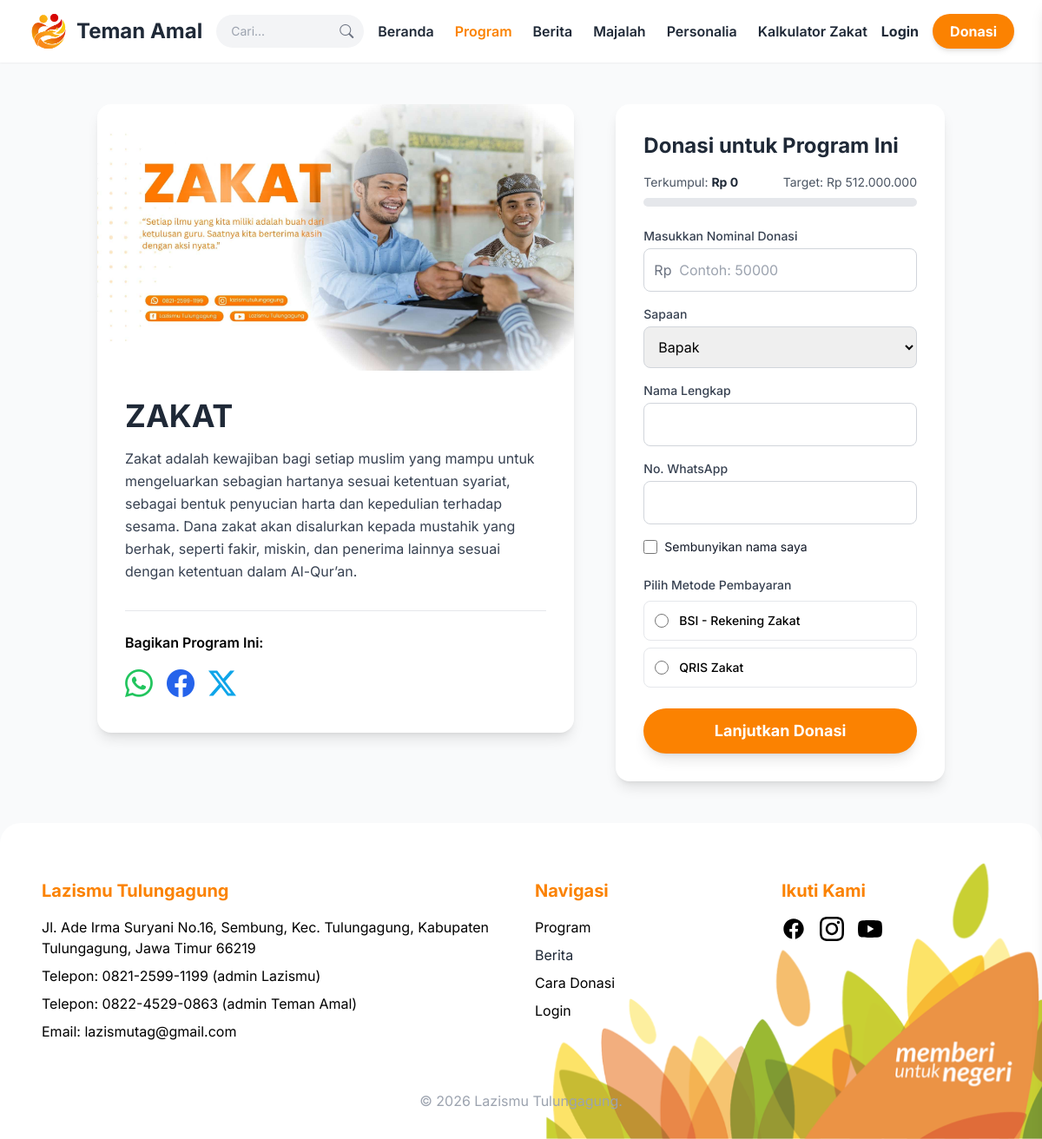
The page /program/21 on the database its author committed.
### tables this page shows
CREATE TABLE `program` (
  `id` int(11) NOT NULL,
  `nama_program` varchar(255) NOT NULL,
  `slug` varchar(255) DEFAULT NULL,
  `deskripsi` text NOT NULL,
  `kategori` enum('Infak','Zakat') NOT NULL DEFAULT 'Infak',
  `metode_pembayaran_ids` text DEFAULT NULL,
  `pilar` enum('PILAR PENDIDIKAN','PILAR DAKWAH','PILAR KESEHATAN','PILAR EKONOMI','PILAR SOSIAL KEMANUSIAAN','PROGRAM RUTIN') DEFAULT NULL,
  `gambar` varchar(255) DEFAULT 'placeholder.png',
  `target_donasi` decimal(15,2) NOT NULL DEFAULT 0.00,
  `donasi_terkumpul` decimal(15,2) NOT NULL DEFAULT 0.00,
  `views` int(11) NOT NULL DEFAULT 0,
  `created_at` timestamp NOT NULL DEFAULT current_timestamp()
);

CREATE TABLE `metode_pembayaran` (
  `id` int(11) NOT NULL,
  `nama_metode` varchar(100) NOT NULL,
  `tipe` enum('Transfer Bank','QRIS') NOT NULL,
  `kategori` varchar(50) NOT NULL DEFAULT 'Umum',
  `detail_1` varchar(255) DEFAULT NULL COMMENT 'Nomor Rekening atau Nama QRIS',
  `detail_2` varchar(255) DEFAULT NULL COMMENT 'Atas Nama',
  `gambar` varchar(255) DEFAULT NULL COMMENT 'Nama file gambar QRIS',
  `status` enum('Aktif','Tidak Aktif') NOT NULL DEFAULT 'Aktif'
);

### detail_program.php (the view, shortened to what this page needs)
<?php
require_once 'includes/config.php';
$id_program = isset($_GET['id']) ? (int)$_GET['id'] : 0;
$stmt = $mysqli->prepare("SELECT * FROM program WHERE id = ?");
$stmt->bind_param("i", $id_program);
$stmt->execute();
$result = $stmt->get_result();
$program = $result->fetch_assoc();
$metode_pembayaran = ['Zakat' => [], 'Infak' => [], 'Qurban' => [], 'Umum' => []];
if (!empty($program['metode_pembayaran_ids'])) {
    $metode_ids = explode(',', $program['metode_pembayaran_ids']);
    $placeholders = implode(',', array_fill(0, count($metode_ids), '?'));
    $metode_query_sql = "SELECT id, nama_metode, tipe, kategori FROM metode_pembayaran WHERE status = 'Aktif' AND id IN ($placeholders)";
    $stmt_metode = $mysqli->prepare($metode_query_sql);
    $types = str_repeat('i', count($metode_ids));
    $stmt_metode->bind_param($types, ...$metode_ids);
    $stmt_metode->execute();
    $result_metode = $stmt_metode->get_result();
} else {
    $metode_query_sql = "SELECT id, nama_metode, tipe, kategori FROM metode_pembayaran WHERE status = 'Aktif'";
    $result_metode = $mysqli->query($metode_query_sql);
}
if ($result_metode) {
    while($metode = $result_metode->fetch_assoc()) {
        $metode_pembayaran[$metode['kategori']][] = $metode;
    }
}
$og_url = BASE_URL . '/program/' . $id_program;
require_once 'includes/templates/header.php';
?>
<link rel="stylesheet" href="https://cdn.jsdelivr.net/npm/bootstrap-icons@1.11.3/font/bootstrap-icons.min.css">
<main class="container mx-auto my-12 px-6">
    <div class="grid grid-cols-1 lg:grid-cols-12 gap-8 lg:gap-12">
        <div class="lg:col-span-7">
            <article class="bg-white rounded-2xl shadow-lg overflow-hidden">
                <figure class="w-full aspect-w-16 aspect-h-9">
                    <img src="<?php echo BASE_URL; ?>/assets/uploads/program/<?php echo htmlspecialchars($program['gambar']); ?>"
                         alt="<?php echo htmlspecialchars($program['nama_program']); ?>"
                         class="w-full h-full object-cover">
                </figure>
                <div class="p-6 md:p-8">
                    <h1 class="text-3xl md:text-4xl font-bold text-dark-text mb-4 leading-tight">
                        <?php echo htmlspecialchars($program['nama_program']); ?></h1>
                    <div id="deskripsi-konten" class="prose max-w-none text-gray-700 leading-relaxed break-words">
                        <?php
                            $deskripsi_plain = strip_tags($program['deskripsi']);
                            if (str_word_count($deskripsi_plain) > 70) {
                                echo substr($deskripsi_plain, 0, 400) . '...';
                            } else {
                                echo nl2br($program['deskripsi']);
                            }
                        ?>
                    </div>
                    <div class="mt-8 pt-6 border-t">
                         <h4 class="font-semibold mb-3">Bagikan Program Ini:</h4>
                         <div class="flex items-center gap-4">
                            <?php $share_url = urlencode($og_url); ?>
                            <?php $share_title = urlencode($program['nama_program']); ?>
                            <a href="https://api.whatsapp.com/send?text=<?php echo $share_title . '%0A' . $share_url; ?>" target="_blank" class="text-green-500 hover:text-green-600 transition-colors" title="Bagikan ke WhatsApp"><i class="bi bi-whatsapp" style="font-size: 2rem;"></i></a>
                            <a href="https://www.facebook.com/sharer/sharer.php?u=<?php echo $share_url; ?>" target="_blank" class="text-blue-600 hover:text-blue-700 transition-colors" title="Bagikan ke Facebook"><i class="bi bi-facebook" style="font-size: 2rem;"></i></a>
                            <a href="https://twitter.com/intent/tweet?url=<?php echo $share_url; ?>&text=<?php echo $share_title; ?>" target="_blank" class="text-sky-500 hover:text-sky-600 transition-colors" title="Bagikan ke Twitter/X"><i class="bi bi-twitter-x" style="font-size: 2rem;"></i></a>
                         </div>
                    </div>
                </div>
            </article>
        </div>
        <div class="lg:col-span-5">
            <div class="sticky top-28">
                <div class="bg-white p-6 md:p-8 rounded-2xl shadow-lg">
                    <h3 class="text-2xl font-bold text-dark-text mb-4">Donasi untuk Program Ini</h3>
                    <div class="mb-6">
                        <div class="flex justify-between text-sm text-gray-600 mb-2">
                            <span>Terkumpul: <span class="font-bold text-dark-text">Rp
                                    <?php echo number_format($program['donasi_terkumpul'], 0, ',', '.'); ?></span></span>
                            <span>Target: Rp <?php echo number_format($program['target_donasi'], 0, ',', '.'); ?></span>
                        </div>
                        <div class="w-full bg-gray-200 rounded-full h-2.5">
                        </div>
                    </div>
                    <form action="<?php echo BASE_URL; ?>/proses_donasi.php" method="POST">
                        <div class="space-y-4">
                            <div>
                                <label for="nominal_custom" class="block text-sm font-medium text-gray-700">Masukkan Nominal Donasi</label>
                                <div class="relative mt-1">
                                    <span class="absolute inset-y-0 left-0 pl-3 flex items-center text-gray-500">Rp</span>
                                    <input type="text" id="nominal_custom" name="nominal" class="w-full pl-10 pr-4 py-3 border border-gray-300 rounded-lg focus:ring-primary-orange focus:border-primary-orange" placeholder="Contoh: 50000" required>
                                </div>
                            </div>
                            <div>
                                <label for="sapaan" class="block text-sm font-medium text-gray-700">Sapaan</label>
                                <select id="sapaan" name="sapaan"
                                    class="mt-1 w-full p-3 border border-gray-300 rounded-lg focus:ring-primary-orange focus:border-primary-orange">
                                    <?php if (isset($_SESSION['user_id']) && isset($_SESSION['user_sapaan'])): ?>
                                        <option <?php if ($_SESSION['user_sapaan'] == 'Bapak') echo 'selected'; ?>>Bapak</option>
                                        <option <?php if ($_SESSION['user_sapaan'] == 'Ibu') echo 'selected'; ?>>Ibu</option>
                                        <option <?php if ($_SESSION['user_sapaan'] == 'Kak') echo 'selected'; ?>>Kak</option>
                                    <?php else: ?>
                                        <option>Bapak</option>
                                    <?php endif; ?>
                                </select>
                            </div>
                            <div>
                                <label for="nama_donatur" class="block text-sm font-medium text-gray-700">Nama Lengkap</label>
                                <input type="text" id="nama_donatur" name="nama_donatur" class="mt-1 w-full p-3 border border-gray-300 rounded-lg focus:ring-primary-orange focus:border-primary-orange" value="<?php echo isset($_SESSION['user_nama_lengkap']) ? htmlspecialchars($_SESSION['user_nama_lengkap']) : ''; ?>" required>
                            </div>
                            <div>
                                <label for="kontak_donatur" class="block text-sm font-medium text-gray-700">No. WhatsApp</label>
                                <input type="text" id="kontak_donatur" name="kontak_donatur" class="mt-1 w-full p-3 border border-gray-300 rounded-lg focus:ring-primary-orange focus:border-primary-orange" value="<?php echo isset($_SESSION['user_no_telepon']) ? htmlspecialchars($_SESSION['user_no_telepon']) : ''; ?>" required>
                            </div>
                            <div class="flex items-center">
                                <input id="is_anonim" name="is_anonim" type="checkbox" class="h-4 w-4 text-primary-orange border-gray-300 rounded focus:ring-primary-orange">
                                <label for="is_anonim" class="ml-2 block text-sm text-gray-900">Sembunyikan nama saya</label>
                            </div>
                            <div class="pt-2">
                                <label class="block text-sm font-medium text-gray-700 mb-2">Pilih Metode Pembayaran</label>
                                <div class="space-y-2">
                                    <?php
                                        foreach (array_merge(...array_values($metode_pembayaran)) as $metode):
                                    ?>
                                    <label class="flex items-center p-3 border rounded-lg has-[:checked]:bg-orange-50 has-[:checked]:border-primary-orange transition cursor-pointer">
                                        <input type="radio" name="metode_pembayaran_id" value="<?php echo $metode['id']; ?>" class="h-4 w-4 text-primary-orange focus:ring-primary-orange" required>
                                        <span class="ml-3 font-medium text-sm"><?php echo htmlspecialchars($metode['nama_metode']); ?></span>
                                    </label>
                                    <?php endforeach; ?>
                                </div>
                            </div>
                        </div>
                        <button type="submit" class="w-full mt-6 bg-primary-orange text-white text-lg font-bold py-3 rounded-full hover:bg-orange-600 transition duration-300 shadow-lg">
                            Lanjutkan Donasi
                        </button>
                    </form>
                </div>
            </div>
        </div>
    </div>
</main>
<?php
require_once 'includes/templates/footer.php';
?>

### rows shown on the page
program: gambar+nama_program (picture), nama_program "ZAKAT", deskripsi "Zakat adalah kewajiban bagi setiap muslim yang mampu untuk mengeluarkan sebagian hartanya sesuai ketentuan syariat, sebagai bentuk penyucian harta dan kepedulian terhadap sesama. Dana zakat akan disalurkan kepada mustahik yang berhak, seperti fakir, miskin, dan penerima lainnya sesuai dengan ketentuan dalam Al-Qur’an.", donasi_terkumpul "0", target_donasi "512.000.000"
metode_pembayaran: nama_metode "BSI - Rekening Zakat"
metode_pembayaran: nama_metode "QRIS Zakat"
